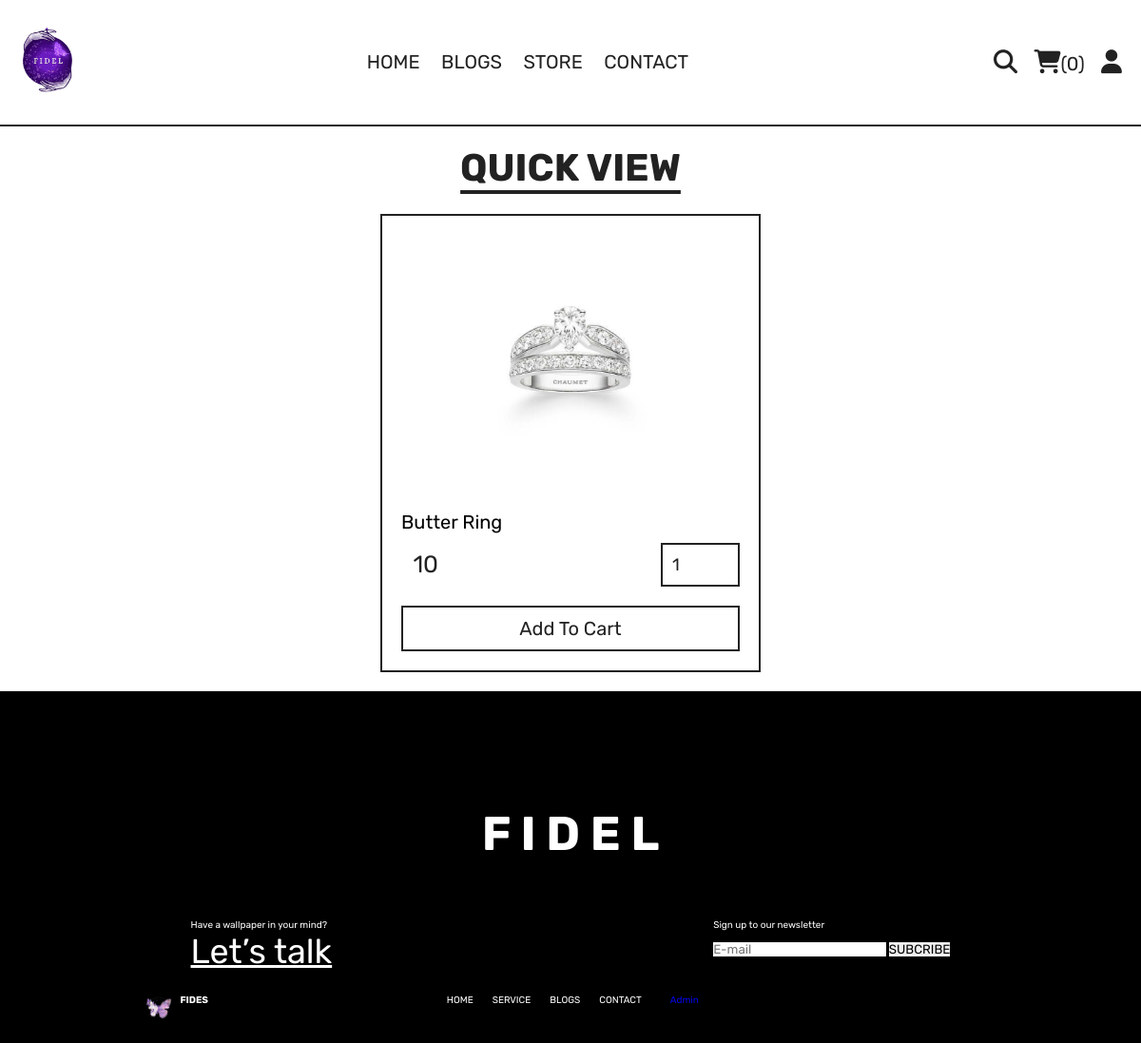
/food_website_backend/quick_view.php?pid=4, run on the app's committed database.
### tables this page shows
CREATE TABLE `products` (
  `id` int(100) NOT NULL,
  `name` varchar(100) NOT NULL,
  `category` varchar(100) NOT NULL,
  `price` int(10) NOT NULL,
  `image` varchar(100) NOT NULL
);

### food_website_backend/quick_view.php (the view, shortened to what this page needs)
<?php
include 'components/connect.php';
?>
<!DOCTYPE html>
<html lang="en">
<head>
   <link rel="stylesheet" href="https://cdnjs.cloudflare.com/ajax/libs/font-awesome/6.1.1/css/all.min.css">
   <link rel="stylesheet" href="css/style.css">
</head>
<body>
<?php include 'components/user_header.php'; ?>
<section class="quick-view">
   <h1 class="title">quick view</h1>
   <?php
      $pid = $_GET['pid'];
      $select_products = $conn->prepare("SELECT * FROM `products` WHERE id = ?");
      $select_products->execute([$pid]);
      if($select_products->rowCount() > 0){
         while($fetch_products = $select_products->fetch(PDO::FETCH_ASSOC)){
   ?>
   <form action="" method="post" class="box">
      <img src="uploaded_img/<?= $fetch_products['image']; ?>" alt="">
      <a href="category.php?category=<?= $fetch_products['category']; ?>" class="cat"><?= $fetch_products['category']; ?></a>
      <div class="name"><?= $fetch_products['name']; ?></div>
      <div class="flex">
         <div class="price"><span>$</span><?= $fetch_products['price']; ?></div>
         <input type="number" name="qty" class="qty" min="1" max="99" value="1" maxlength="2">
      </div>
      <button type="submit" name="add_to_cart" class="cart-btn">add to cart</button>
   </form>
   <?php
         }
      }else{
         echo '<p class="empty">no products added yet!</p>';
      }
   ?>
</section>
<?php include 'components/footer.php'; ?>
</body>
</html>

### food_website_backend/css/style.css (style rules this page uses)
:root { --yellow:#8e00ad; --red:#e74c3c; --white:#ffffff; --black:#222; --light-color:#ffffff; --border:.2rem solid var(--black); }
* { font-family: 'Rubik', sans-serif; margin:0; padding:0; box-sizing: border-box; outline: none; border: none; text-decoration: none; }
html { font-size: 62.5%; overflow-x: hidden; scroll-behavior: smooth; stop-opacity: 7rem; }
section { margin:0 auto; max-width: 1200px; padding:2rem; }
.title { text-align: center; margin-bottom: 2.5rem; font-size: 4rem; color:var(--black); text-transform: uppercase; text-decoration: underline; text-underline-offset: 1rem; }
.quick-view form { max-width: 40rem; padding:2rem; border:var(--border); position: relative; margin:0 auto; }
.quick-view form img { height: 25rem; width: 100%; object-fit: contain; margin-bottom: 1rem; }
.quick-view form .cat { font-size: 1.8rem; color:var(--light-color); }
.quick-view form .name { font-size: 2rem; margin:.5rem 0; }
.quick-view form .flex { display: flex; justify-content: space-between; align-items: center; gap:1.5rem; margin:1rem 0; }
.quick-view form .flex .price { font-size: 2.5rem; color:var(--black); }
.quick-view form .flex .price span { font-size: 2rem; color:var(--light-color); }
.quick-view form .flex .qty { border:var(--border); padding:1rem; font-size: 1.8rem; color:var(--black); }
.quick-view form .cart-btn { width: 100%; padding:1rem 3rem; text-align: center; border:var(--border); font-size: 2rem; color:var(--black); cursor: pointer; text-transform: capitalize; background: none; margin-top: 1rem; }

### food_website_backend/components/loginstyles.css (style rules this page uses)
body, html { height: 100%; margin: 0%; perspective: 1px; background-color: white; background-size: cover; background-position: center; font-family: 'Inter', sans-serif; }

### data on the page
products: image (picture), name "Butter Ring", price "10"

### other printed values
$total_cart_items "0"
